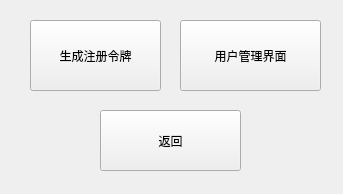
<?xml version="1.0" encoding="UTF-8"?>
<ui version="4.0">
 <class>boss_select</class>
 <widget class="QWidget" name="boss_select">
  <property name="geometry">
   <rect>
    <x>0</x>
    <y>0</y>
    <width>343</width>
    <height>194</height>
   </rect>
  </property>
  <property name="windowTitle">
   <string>选择</string>
  </property>
  <property name="windowIcon">
   <iconset resource="src.qrc">
    <normaloff>:/socks_icon_1.png</normaloff>:/socks_icon_1.png</iconset>
  </property>
  <widget class="QPushButton" name="btn_user">
   <property name="geometry">
    <rect>
     <x>180</x>
     <y>20</y>
     <width>141</width>
     <height>71</height>
    </rect>
   </property>
   <property name="text">
    <string>用户管理界面</string>
   </property>
  </widget>
  <widget class="QPushButton" name="btn_maketoken">
   <property name="geometry">
    <rect>
     <x>30</x>
     <y>20</y>
     <width>131</width>
     <height>71</height>
    </rect>
   </property>
   <property name="text">
    <string>生成注册令牌</string>
   </property>
  </widget>
  <widget class="QPushButton" name="btn_exit">
   <property name="geometry">
    <rect>
     <x>100</x>
     <y>110</y>
     <width>141</width>
     <height>61</height>
    </rect>
   </property>
   <property name="text">
    <string>返回</string>
   </property>
  </widget>
 </widget>
 <resources>
  <include location="src.qrc"/>
 </resources>
 <connections/>
</ui>
